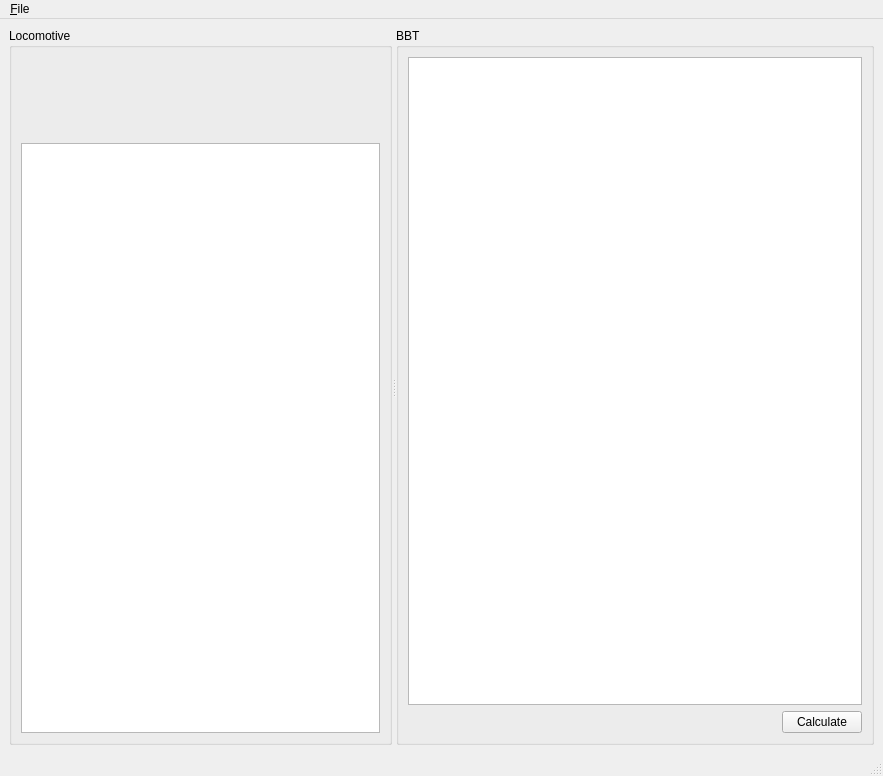
<?xml version="1.0" encoding="UTF-8"?>
<ui version="4.0">
 <class>MainWindow</class>
 <widget class="QMainWindow" name="MainWindow">
  <property name="geometry">
   <rect>
    <x>0</x>
    <y>0</y>
    <width>883</width>
    <height>776</height>
   </rect>
  </property>
  <property name="windowTitle">
   <string/>
  </property>
  <widget class="QWidget" name="centralwidget">
   <layout class="QGridLayout" name="gridLayout_3">
    <item row="0" column="0">
     <widget class="QSplitter" name="splitter">
      <property name="orientation">
       <enum>Qt::Horizontal</enum>
      </property>
      <widget class="QGroupBox" name="locBox">
       <property name="title">
        <string>Locomotive</string>
       </property>
       <layout class="QGridLayout" name="gridLayout">
        <item row="0" column="0">
         <widget class="QLabel" name="locImage">
          <property name="minimumSize">
           <size>
            <width>300</width>
            <height>80</height>
           </size>
          </property>
          <property name="text">
           <string/>
          </property>
         </widget>
        </item>
        <item row="1" column="0">
         <widget class="QTableView" name="locList"/>
        </item>
       </layout>
      </widget>
      <widget class="QGroupBox" name="bbtBox">
       <property name="title">
        <string>BBT</string>
       </property>
       <layout class="QGridLayout" name="gridLayout_2">
        <item row="0" column="0" colspan="2">
         <widget class="QTableView" name="bbtTable"/>
        </item>
        <item row="1" column="1">
         <widget class="QPushButton" name="calculateBBT">
          <property name="text">
           <string>Calculate</string>
          </property>
         </widget>
        </item>
        <item row="1" column="0">
         <spacer name="horizontalSpacer">
          <property name="orientation">
           <enum>Qt::Horizontal</enum>
          </property>
          <property name="sizeHint" stdset="0">
           <size>
            <width>295</width>
            <height>20</height>
           </size>
          </property>
         </spacer>
        </item>
       </layout>
      </widget>
     </widget>
    </item>
   </layout>
  </widget>
  <widget class="QMenuBar" name="menubar">
   <property name="geometry">
    <rect>
     <x>0</x>
     <y>0</y>
     <width>883</width>
     <height>23</height>
    </rect>
   </property>
   <widget class="QMenu" name="menuFile">
    <property name="title">
     <string>&amp;File</string>
    </property>
    <addaction name="actionOpenWorkspace"/>
    <addaction name="separator"/>
    <addaction name="actionClose"/>
   </widget>
   <addaction name="menuFile"/>
  </widget>
  <widget class="QStatusBar" name="statusbar"/>
  <action name="actionClose">
   <property name="icon">
    <iconset theme="application-exit">
     <normaloff>.</normaloff>.</iconset>
   </property>
   <property name="text">
    <string>&amp;Quit</string>
   </property>
   <property name="iconText">
    <string>Quit</string>
   </property>
   <property name="toolTip">
    <string>Quit</string>
   </property>
   <property name="statusTip">
    <string>Exit the application</string>
   </property>
  </action>
  <action name="actionOpenWorkspace">
   <property name="text">
    <string>&amp;Open workspace</string>
   </property>
   <property name="iconText">
    <string>Open workspace</string>
   </property>
   <property name="statusTip">
    <string>Opens an existing Rocrail workspace</string>
   </property>
   <property name="shortcut">
    <string/>
   </property>
  </action>
 </widget>
 <resources/>
 <connections>
  <connection>
   <sender>actionClose</sender>
   <signal>triggered()</signal>
   <receiver>MainWindow</receiver>
   <slot>close()</slot>
   <hints>
    <hint type="sourcelabel">
     <x>-1</x>
     <y>-1</y>
    </hint>
    <hint type="destinationlabel">
     <x>468</x>
     <y>347</y>
    </hint>
   </hints>
  </connection>
 </connections>
</ui>
